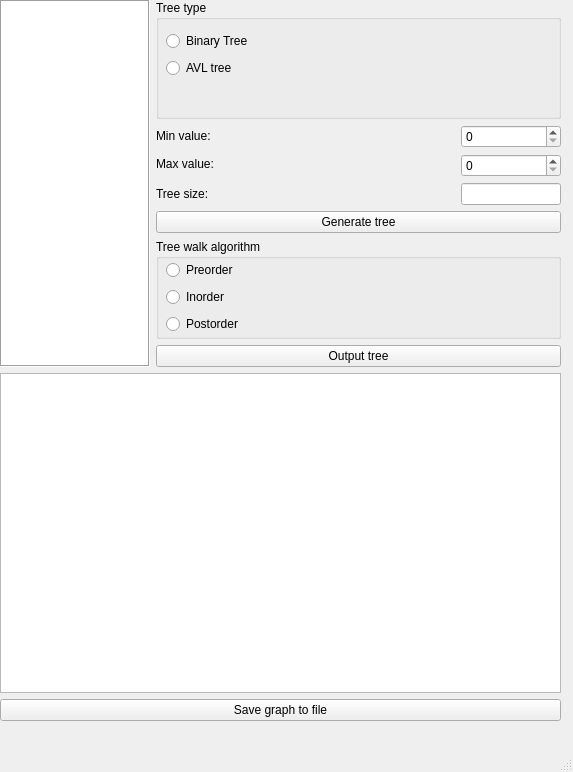
<?xml version="1.0" encoding="UTF-8"?>
<ui version="4.0">
 <class>MainWindow</class>
 <widget class="QMainWindow" name="MainWindow">
  <property name="geometry">
   <rect>
    <x>0</x>
    <y>0</y>
    <width>573</width>
    <height>772</height>
   </rect>
  </property>
  <property name="windowTitle">
   <string>MainWindow</string>
  </property>
  <widget class="QWidget" name="centralwidget">
   <widget class="QWidget" name="layoutWidget">
    <property name="geometry">
     <rect>
      <x>0</x>
      <y>0</y>
      <width>561</width>
      <height>721</height>
     </rect>
    </property>
    <layout class="QVBoxLayout" name="verticalLayout_10">
     <item>
      <layout class="QHBoxLayout" name="horizontalLayout_5">
       <item>
        <widget class="QTextEdit" name="generatedTree">
         <property name="sizePolicy">
          <sizepolicy hsizetype="Fixed" vsizetype="Fixed">
           <horstretch>190</horstretch>
           <verstretch>28</verstretch>
          </sizepolicy>
         </property>
         <property name="minimumSize">
          <size>
           <width>150</width>
           <height>367</height>
          </size>
         </property>
         <property name="maximumSize">
          <size>
           <width>150</width>
           <height>367</height>
          </size>
         </property>
         <property name="frameShape">
          <enum>QFrame::Box</enum>
         </property>
        </widget>
       </item>
       <item>
        <layout class="QVBoxLayout" name="verticalLayout_8">
         <item>
          <layout class="QHBoxLayout" name="horizontalLayout_4">
           <item>
            <widget class="QGroupBox" name="groupBox">
             <property name="title">
              <string>Tree type</string>
             </property>
             <widget class="QWidget" name="layoutWidget">
              <property name="geometry">
               <rect>
                <x>10</x>
                <y>30</y>
                <width>99</width>
                <height>49</height>
               </rect>
              </property>
              <layout class="QVBoxLayout" name="verticalLayout_7">
               <item>
                <widget class="QRadioButton" name="genBinary">
                 <property name="minimumSize">
                  <size>
                   <width>0</width>
                   <height>20</height>
                  </size>
                 </property>
                 <property name="maximumSize">
                  <size>
                   <width>16777215</width>
                   <height>20</height>
                  </size>
                 </property>
                 <property name="text">
                  <string>Binary Tree</string>
                 </property>
                </widget>
               </item>
               <item>
                <widget class="QRadioButton" name="genAVL">
                 <property name="sizePolicy">
                  <sizepolicy hsizetype="Minimum" vsizetype="Fixed">
                   <horstretch>0</horstretch>
                   <verstretch>20</verstretch>
                  </sizepolicy>
                 </property>
                 <property name="minimumSize">
                  <size>
                   <width>0</width>
                   <height>20</height>
                  </size>
                 </property>
                 <property name="maximumSize">
                  <size>
                   <width>16777215</width>
                   <height>20</height>
                  </size>
                 </property>
                 <property name="text">
                  <string>AVL tree</string>
                 </property>
                </widget>
               </item>
              </layout>
             </widget>
            </widget>
           </item>
          </layout>
         </item>
         <item>
          <layout class="QVBoxLayout" name="verticalLayout_5">
           <item>
            <layout class="QVBoxLayout" name="verticalLayout_4">
             <item>
              <layout class="QHBoxLayout" name="horizontalLayout_3">
               <item>
                <layout class="QVBoxLayout" name="verticalLayout_2">
                 <item>
                  <widget class="QLabel" name="label_3">
                   <property name="sizePolicy">
                    <sizepolicy hsizetype="Fixed" vsizetype="Fixed">
                     <horstretch>91</horstretch>
                     <verstretch>22</verstretch>
                    </sizepolicy>
                   </property>
                   <property name="minimumSize">
                    <size>
                     <width>91</width>
                     <height>22</height>
                    </size>
                   </property>
                   <property name="maximumSize">
                    <size>
                     <width>91</width>
                     <height>22</height>
                    </size>
                   </property>
                   <property name="text">
                    <string>Min value:</string>
                   </property>
                  </widget>
                 </item>
                 <item>
                  <widget class="QLabel" name="label_4">
                   <property name="sizePolicy">
                    <sizepolicy hsizetype="Fixed" vsizetype="Fixed">
                     <horstretch>91</horstretch>
                     <verstretch>22</verstretch>
                    </sizepolicy>
                   </property>
                   <property name="minimumSize">
                    <size>
                     <width>91</width>
                     <height>22</height>
                    </size>
                   </property>
                   <property name="maximumSize">
                    <size>
                     <width>91</width>
                     <height>22</height>
                    </size>
                   </property>
                   <property name="text">
                    <string>Max value:</string>
                   </property>
                  </widget>
                 </item>
                </layout>
               </item>
               <item>
                <spacer name="horizontalSpacer_2">
                 <property name="orientation">
                  <enum>Qt::Horizontal</enum>
                 </property>
                 <property name="sizeHint" stdset="0">
                  <size>
                   <width>40</width>
                   <height>20</height>
                  </size>
                 </property>
                </spacer>
               </item>
               <item>
                <layout class="QVBoxLayout" name="verticalLayout_3">
                 <item>
                  <widget class="QSpinBox" name="minValue">
                   <property name="sizePolicy">
                    <sizepolicy hsizetype="Fixed" vsizetype="Fixed">
                     <horstretch>100</horstretch>
                     <verstretch>0</verstretch>
                    </sizepolicy>
                   </property>
                   <property name="minimumSize">
                    <size>
                     <width>100</width>
                     <height>0</height>
                    </size>
                   </property>
                   <property name="maximumSize">
                    <size>
                     <width>100</width>
                     <height>16777215</height>
                    </size>
                   </property>
                  </widget>
                 </item>
                 <item>
                  <widget class="QSpinBox" name="maxValue">
                   <property name="sizePolicy">
                    <sizepolicy hsizetype="Fixed" vsizetype="Fixed">
                     <horstretch>100</horstretch>
                     <verstretch>0</verstretch>
                    </sizepolicy>
                   </property>
                   <property name="minimumSize">
                    <size>
                     <width>100</width>
                     <height>0</height>
                    </size>
                   </property>
                   <property name="maximumSize">
                    <size>
                     <width>100</width>
                     <height>16777215</height>
                    </size>
                   </property>
                  </widget>
                 </item>
                </layout>
               </item>
              </layout>
             </item>
             <item>
              <layout class="QHBoxLayout" name="horizontalLayout_2">
               <item>
                <widget class="QLabel" name="label_2">
                 <property name="sizePolicy">
                  <sizepolicy hsizetype="Fixed" vsizetype="Fixed">
                   <horstretch>91</horstretch>
                   <verstretch>22</verstretch>
                  </sizepolicy>
                 </property>
                 <property name="minimumSize">
                  <size>
                   <width>91</width>
                   <height>22</height>
                  </size>
                 </property>
                 <property name="maximumSize">
                  <size>
                   <width>91</width>
                   <height>22</height>
                  </size>
                 </property>
                 <property name="text">
                  <string>Tree size:</string>
                 </property>
                </widget>
               </item>
               <item>
                <spacer name="horizontalSpacer">
                 <property name="orientation">
                  <enum>Qt::Horizontal</enum>
                 </property>
                 <property name="sizeHint" stdset="0">
                  <size>
                   <width>40</width>
                   <height>20</height>
                  </size>
                 </property>
                </spacer>
               </item>
               <item>
                <widget class="QLineEdit" name="treeSize">
                 <property name="sizePolicy">
                  <sizepolicy hsizetype="Fixed" vsizetype="Fixed">
                   <horstretch>100</horstretch>
                   <verstretch>0</verstretch>
                  </sizepolicy>
                 </property>
                 <property name="minimumSize">
                  <size>
                   <width>100</width>
                   <height>0</height>
                  </size>
                 </property>
                 <property name="maximumSize">
                  <size>
                   <width>100</width>
                   <height>16777215</height>
                  </size>
                 </property>
                </widget>
               </item>
              </layout>
             </item>
            </layout>
           </item>
           <item>
            <widget class="QPushButton" name="genButton">
             <property name="text">
              <string>Generate tree</string>
             </property>
            </widget>
           </item>
          </layout>
         </item>
         <item>
          <layout class="QVBoxLayout" name="verticalLayout_6">
           <item>
            <layout class="QHBoxLayout" name="horizontalLayout">
             <item>
              <widget class="QGroupBox" name="groupBox_2">
               <property name="sizePolicy">
                <sizepolicy hsizetype="Preferred" vsizetype="Fixed">
                 <horstretch>0</horstretch>
                 <verstretch>100</verstretch>
                </sizepolicy>
               </property>
               <property name="minimumSize">
                <size>
                 <width>0</width>
                 <height>100</height>
                </size>
               </property>
               <property name="maximumSize">
                <size>
                 <width>16777215</width>
                 <height>100</height>
                </size>
               </property>
               <property name="title">
                <string>Tree walk algorithm</string>
               </property>
               <widget class="QWidget" name="layoutWidget_2">
                <property name="geometry">
                 <rect>
                  <x>10</x>
                  <y>20</y>
                  <width>84</width>
                  <height>76</height>
                 </rect>
                </property>
                <layout class="QVBoxLayout" name="verticalLayout">
                 <item>
                  <widget class="QRadioButton" name="preorderWalk">
                   <property name="text">
                    <string>Preorder</string>
                   </property>
                  </widget>
                 </item>
                 <item>
                  <widget class="QRadioButton" name="inorderWalk">
                   <property name="text">
                    <string>Inorder</string>
                   </property>
                  </widget>
                 </item>
                 <item>
                  <widget class="QRadioButton" name="postorderWalk">
                   <property name="text">
                    <string>Postorder</string>
                   </property>
                  </widget>
                 </item>
                </layout>
               </widget>
              </widget>
             </item>
            </layout>
           </item>
           <item>
            <widget class="QPushButton" name="outButton">
             <property name="text">
              <string>Output tree</string>
             </property>
            </widget>
           </item>
          </layout>
         </item>
        </layout>
       </item>
      </layout>
     </item>
     <item>
      <layout class="QVBoxLayout" name="verticalLayout_9">
       <item>
        <widget class="QGraphicsView" name="graphicsView"/>
       </item>
       <item>
        <widget class="QPushButton" name="saveButton">
         <property name="text">
          <string>Save graph to file</string>
         </property>
        </widget>
       </item>
      </layout>
     </item>
    </layout>
   </widget>
  </widget>
  <widget class="QMenuBar" name="menubar">
   <property name="geometry">
    <rect>
     <x>0</x>
     <y>0</y>
     <width>573</width>
     <height>26</height>
    </rect>
   </property>
  </widget>
  <widget class="QStatusBar" name="statusbar"/>
 </widget>
 <resources/>
 <connections/>
</ui>
